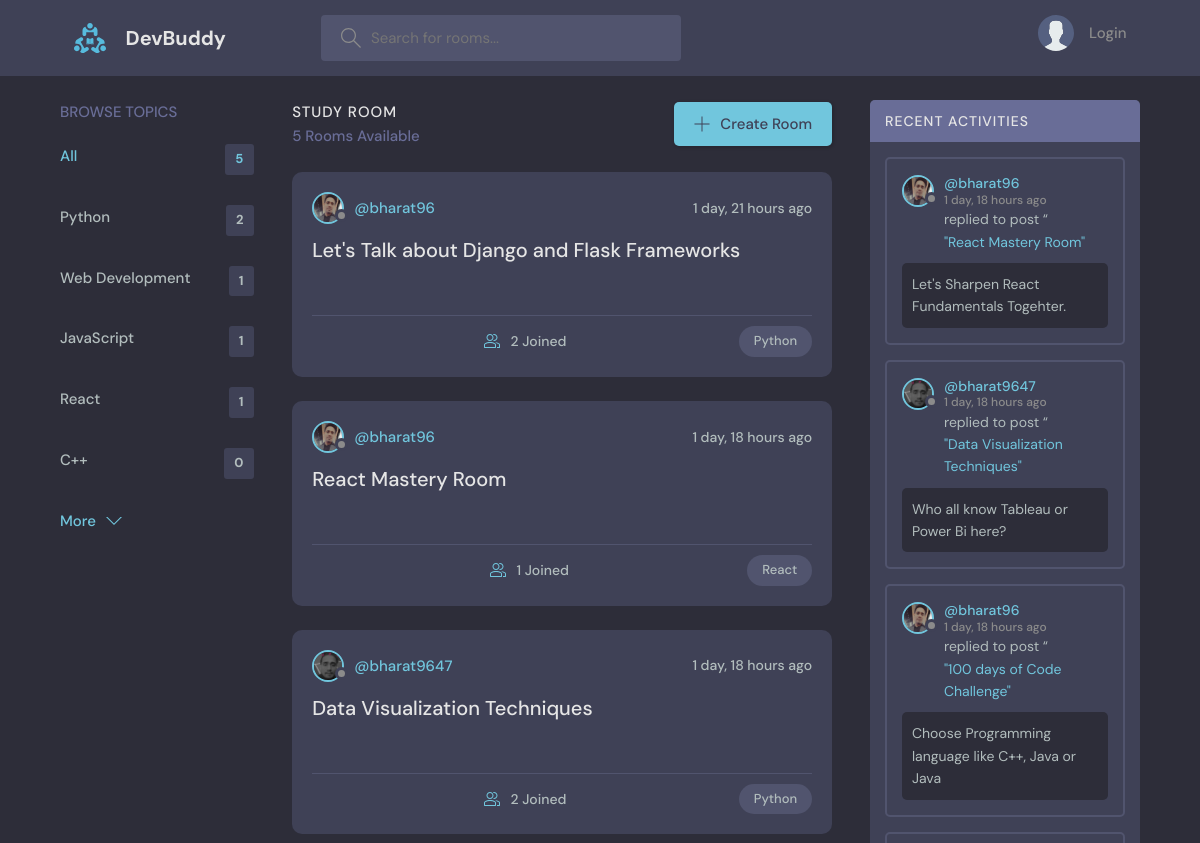
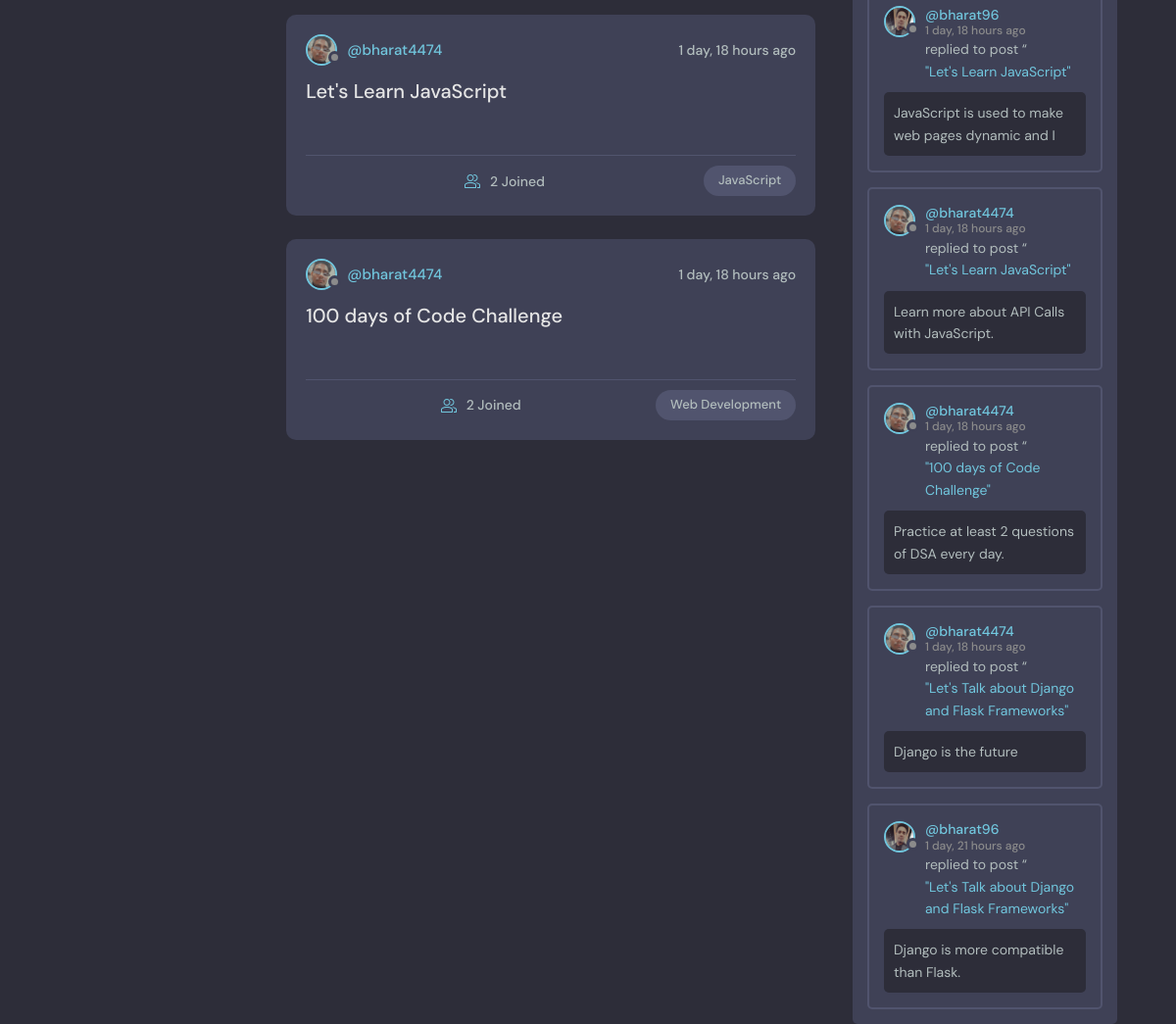
The app's page /, older data (2 pictures, top to bottom).
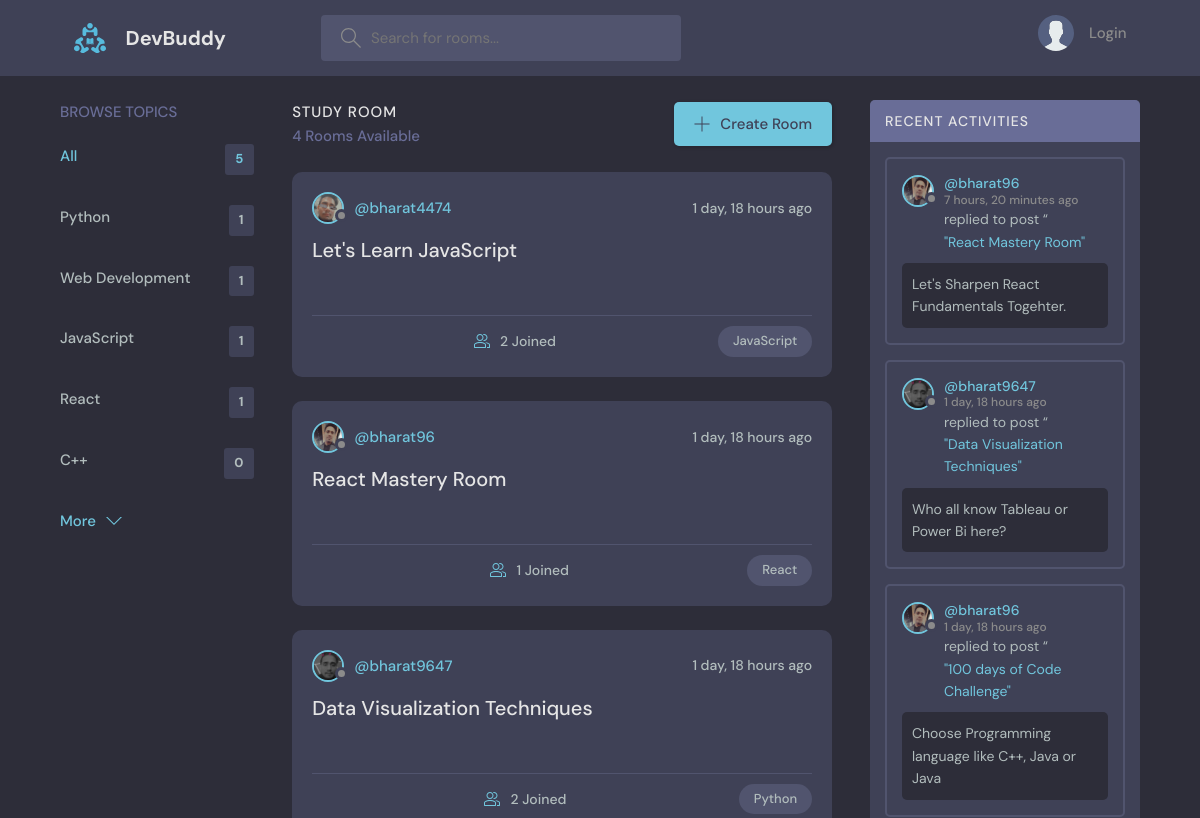
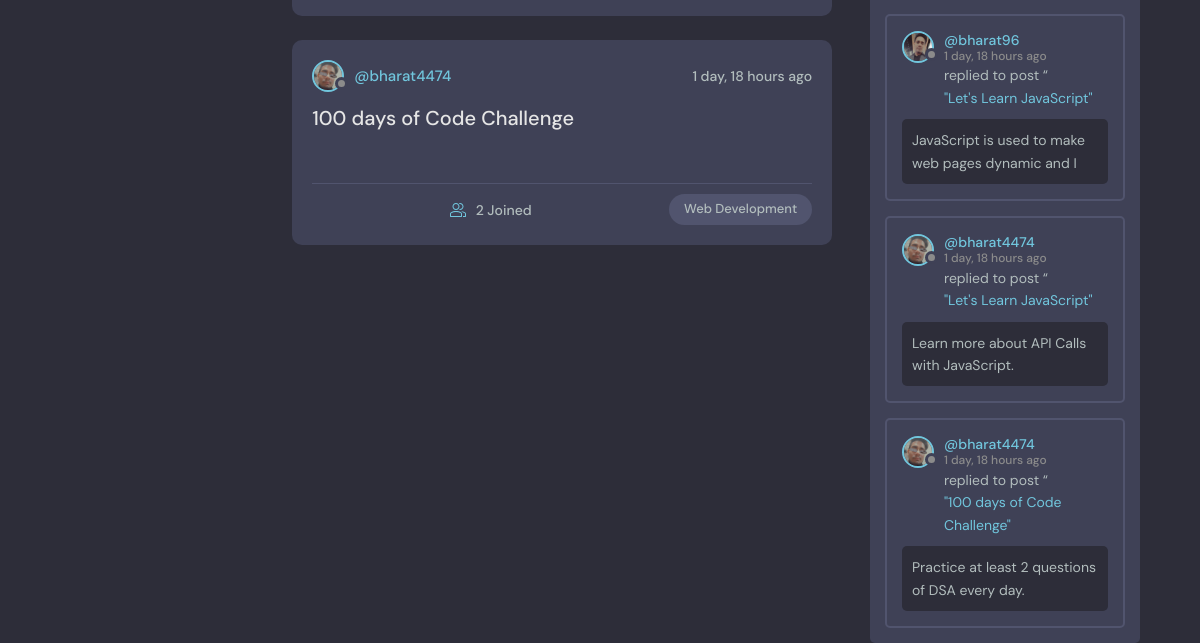
The same page, newer data (2 pictures, top to bottom).
### base/models.py (models this page shows, shortened)
class Topic(models.Model):
    name = models.CharField(max_length=200)

class Room(models.Model):
    host = models.ForeignKey(User, on_delete=models.SET_NULL, null=True)
    topic = models.ForeignKey(Topic, on_delete=models.SET_NULL, null=True)
    name = models.CharField(max_length=200)
    description = models.TextField(null=True, blank=True)       #null=True is for database and blank=True is for form.
    participants = models.ManyToManyField(User, related_name='participants', blank=True)
    updated = models.DateTimeField(auto_now=True)               #auto_now saves instance of date and time everytime database changes.
    created = models.DateTimeField(auto_now_add=True)           #auto_now_add only saves the instance of date and time once database is created.
    class Meta:
        ordering = ['-updated', '-created']
    def __str__(self):
        return self.name

class User(AbstractUser):
    name = models.CharField(max_length=200, null=True)
    email = models.EmailField(unique=True, null=True)
    bio = models.TextField(null=True)
    avatar = models.ImageField(null=True, default="avatar.svg")
    USERNAME_FIELD = 'email'
    REQUIRED_FIELDS = []

class Message(models.Model):
    user = models.ForeignKey(User, on_delete=models.CASCADE)
    room = models.ForeignKey(Room, on_delete=models.CASCADE)
    body = models.TextField()
    updated = models.DateTimeField(auto_now=True)
    created = models.DateTimeField(auto_now_add=True)
    class Meta:
        ordering = ['-updated', '-created']
    def __str__(self):
        return self.body[0:50]

### base/views.py (the view)
# urls.py: path('', views.home, name='home'),
def home(request):
    q = request.GET.get('q') if request.GET.get('q') != None else ''
    rooms = Room.objects.filter(
        Q(topic__name__icontains=q) |           #__icontains matches any value that contains the empty string, and every string contains the empty string.
        Q(name__icontains=q) |
        Q(description__icontains=q) |
        Q(host__username__icontains=q)
        )
    room_count = rooms.count()
    topics = Topic.objects.all()[0:5]
    room_messages = Message.objects.filter(room__topic__name__icontains=q)
    context = {'rooms':rooms, 'topics': topics, 'room_count': room_count, 'room_messages': room_messages}
    return render(request, 'base/home.html', context)

### base/templates/base/home.html (shortened to what this page needs)
{% extends 'main.html' %}
{% block content %}
    <main class="layout layout--3">
      <div class="container">
        {% include 'base/topics_component.html' %}
        <div class="roomList">
          <div class="roomList__header">
            <div>
              <h2>Study Room</h2>
              <p>{{ room_count }} Rooms Available</p>
            </div>
            <a class="btn btn--main" href="{% url 'create-room' %}">
              <svg version="1.1" xmlns="http://www.w3.org/2000/svg" width="32" height="32" viewBox="0 0 32 32">
                <title>add</title>
                <path
                  d="M16.943 0.943h-1.885v14.115h-14.115v1.885h14.115v14.115h1.885v-14.115h14.115v-1.885h-14.115v-14.115z"
                ></path>
              </svg>
              Create Room
            </a>
          </div>
            {% include 'base/feed_component.html' %}
        </div>
        {% include 'base/activity_component.html' %}
      </div>
    </main>
{% endblock %}

### base/templates/base/topics_component.html
<div class="topics">
    <div class="topics__header">
      <h2>Browse Topics</h2>
    </div>
    <ul class="topics__list">
      <li>
        <a href="{% url 'home' %}" class="active">All <span>{{topics.count}}</span></a>
      </li>
      {% for topic in topics %}
      <li>
        <a href="{% url 'home'%}?q={{ topic.name }}">{{ topic.name }}<span>{{topic.room_set.all.count}}</span></a>
      </li>
      {% endfor %}
    </ul>
    <a class="btn btn--link" href="{% url 'topics' %}">
      More
      <svg version="1.1" xmlns="http://www.w3.org/2000/svg" width="32" height="32" viewBox="0 0 32 32">
        <title>chevron-down</title>
        <path d="M16 21l-13-13h-3l16 16 16-16h-3l-13 13z"></path>
      </svg>
    </a>
  </div>

### base/templates/base/feed_component.html (shortened to what this page needs)
{% for room in rooms %}
    <div class="roomListRoom">
        <div class="roomListRoom__header">
        <a href="{% url 'user-profile' room.host.id %}" class="roomListRoom__author">
            <div class="avatar avatar--small">
            <img src="{{ room.host.avatar.url }}" />
            </div>
            <span>@{{ room.host.username }}</span>
        </a>
        <div class="roomListRoom__actions">
            <span>{{ room.created|timesince }} ago</span>
        </div>
        </div>
        <div class="roomListRoom__content">
            <a href="{% url 'room' room.id %}">{{ room.name }}
        </div>
        <div class="roomListRoom__meta">
        <a href="{% url 'room' room.id %}" class="roomListRoom__joined">
            {{ room.participants.all.count }} Joined
        </a>
        <p class="roomListRoom__topic">{{ room.topic.name }}</p>
        </div>
    </div>
{% endfor %}

### base/templates/base/activity_component.html (shortened to what this page needs)
<div class="activities">
    <div class="activities__header">
      <h2>Recent Activities</h2>
    </div>
    {% for message in room_messages %}
    <div class="activities__box">
      <div class="activities__boxHeader roomListRoom__header">
        <a href="{% url 'user-profile' message.user.id %}" class="roomListRoom__author">
          <div class="avatar avatar--small">
            <img src="{{ message.user.avatar.url }}" />
          </div>
          <p>
            @{{ message.user.username }}
            <span>{{ message.created|timesince }} ago</span>
          </p>
        </a>
      </div>
      <div class="activities__boxContent">
        <p>replied to post “<a href="{% url 'room' message.room.id %}">"{{ message.room }}"</a></p>
        <div class="activities__boxRoomContent">
            {{ message }}
        </div>
      </div>
    </div>
    {% endfor %}
</div>

Row changes from the older to the newer data that the page shows:
removed Room: host.avatar (picture), host.username "bharat96", created "1 day, 21 hours", name "Let's Talk about Django and Flask Frameworks", participants.all.count "2", topic.name "Python"
removed Message: user.avatar (picture), user.username "bharat96", created "1 day, 18 hours", room "React Mastery Room", body "Let's Sharpen React Fundamentals Togehter."
removed Message: user.avatar (picture), user.username "bharat4474", created "1 day, 18 hours", room "Let's Talk about Django and Flask Frameworks", body "Django is the future"
removed Message: user.avatar (picture), user.username "bharat96", created "1 day, 21 hours", room "Let's Talk about Django and Flask Frameworks", body "Django is more compatible than Flask."
computed for Topic "Python": room_set.all.count "2" → "1"
changed Room "Let's Learn JavaScript": moves up the list
added Message: user.avatar (picture), user.username "bharat96", created "7 hours, 20 minutes", room "React Mastery Room", body "Let's Sharpen React Fundamentals Togehter."
Text that changed along with them:
{{ room_count }}: "5" → "4"
